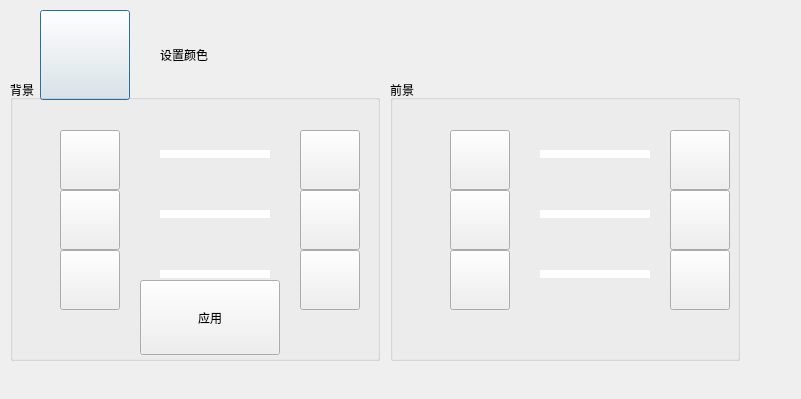
<?xml version="1.0" encoding="UTF-8"?>
<ui version="4.0">
 <class>ColorDlg</class>
 <widget class="QDialog" name="ColorDlg">
  <property name="geometry">
   <rect>
    <x>0</x>
    <y>0</y>
    <width>801</width>
    <height>399</height>
   </rect>
  </property>
  <property name="windowTitle">
   <string>添加背景</string>
  </property>
  <widget class="CButton" name="btnReturn">
   <property name="geometry">
    <rect>
     <x>40</x>
     <y>10</y>
     <width>90</width>
     <height>90</height>
    </rect>
   </property>
   <property name="autoFillBackground">
    <bool>false</bool>
   </property>
   <property name="styleSheet">
    <string notr="true">border-image: url(:/img/btnReturn.png);</string>
   </property>
   <property name="text">
    <string/>
   </property>
   <property name="iconSize">
    <size>
     <width>100</width>
     <height>100</height>
    </size>
   </property>
   <property name="flat">
    <bool>false</bool>
   </property>
  </widget>
  <widget class="CLabel" name="labelTitle">
   <property name="geometry">
    <rect>
     <x>160</x>
     <y>25</y>
     <width>300</width>
     <height>60</height>
    </rect>
   </property>
   <property name="text">
    <string>设置颜色</string>
   </property>
  </widget>
  <widget class="CGroupFrame" name="groupBkgColor">
   <property name="geometry">
    <rect>
     <x>10</x>
     <y>80</y>
     <width>370</width>
     <height>281</height>
    </rect>
   </property>
   <property name="title">
    <string>背景</string>
   </property>
   <property name="alignment">
    <set>Qt::AlignLeading|Qt::AlignLeft|Qt::AlignTop</set>
   </property>
   <property name="flat">
    <bool>false</bool>
   </property>
   <widget class="CColorBar" name="barBkgRed" native="true">
    <property name="geometry">
     <rect>
      <x>150</x>
      <y>70</y>
      <width>110</width>
      <height>8</height>
     </rect>
    </property>
    <property name="styleSheet">
     <string notr="true">color: rgb(200, 200, 255);
background-color: rgb(255, 255, 255);
border-color: rgb(255, 255, 255);
gridline-color: rgb(255, 255, 255);</string>
    </property>
    <property name="value" stdset="0">
     <number>0</number>
    </property>
    <property name="textVisible" stdset="0">
     <bool>false</bool>
    </property>
    <property name="format" stdset="0">
     <string/>
    </property>
   </widget>
   <widget class="CColorBar" name="barBkgGreen" native="true">
    <property name="geometry">
     <rect>
      <x>150</x>
      <y>130</y>
      <width>110</width>
      <height>8</height>
     </rect>
    </property>
    <property name="styleSheet">
     <string notr="true">color: rgb(200, 200, 255);
background-color: rgb(255, 255, 255);
border-color: rgb(255, 255, 255);
gridline-color: rgb(255, 255, 255);</string>
    </property>
    <property name="value" stdset="0">
     <number>0</number>
    </property>
    <property name="textVisible" stdset="0">
     <bool>false</bool>
    </property>
    <property name="format" stdset="0">
     <string/>
    </property>
   </widget>
   <widget class="CColorBar" name="barBkgBlue" native="true">
    <property name="geometry">
     <rect>
      <x>150</x>
      <y>190</y>
      <width>110</width>
      <height>8</height>
     </rect>
    </property>
    <property name="styleSheet">
     <string notr="true">color: rgb(200, 200, 255);
background-color: rgb(255, 255, 255);
border-color: rgb(255, 255, 255);
gridline-color: rgb(255, 255, 255);</string>
    </property>
    <property name="value" stdset="0">
     <number>0</number>
    </property>
    <property name="textVisible" stdset="0">
     <bool>false</bool>
    </property>
    <property name="format" stdset="0">
     <string/>
    </property>
   </widget>
   <widget class="CButton" name="btnSubBkgRed">
    <property name="geometry">
     <rect>
      <x>50</x>
      <y>50</y>
      <width>60</width>
      <height>60</height>
     </rect>
    </property>
    <property name="autoFillBackground">
     <bool>false</bool>
    </property>
    <property name="styleSheet">
     <string notr="true">border-image: url(:/img/btnSub.png);</string>
    </property>
    <property name="text">
     <string/>
    </property>
    <property name="iconSize">
     <size>
      <width>100</width>
      <height>100</height>
     </size>
    </property>
    <property name="flat">
     <bool>false</bool>
    </property>
   </widget>
   <widget class="CButton" name="btnSubBkgGreen">
    <property name="geometry">
     <rect>
      <x>50</x>
      <y>110</y>
      <width>60</width>
      <height>60</height>
     </rect>
    </property>
    <property name="autoFillBackground">
     <bool>false</bool>
    </property>
    <property name="styleSheet">
     <string notr="true">border-image: url(:/img/btnSub.png);</string>
    </property>
    <property name="text">
     <string/>
    </property>
    <property name="iconSize">
     <size>
      <width>100</width>
      <height>100</height>
     </size>
    </property>
    <property name="flat">
     <bool>false</bool>
    </property>
   </widget>
   <widget class="CButton" name="btnSubBkgBlue">
    <property name="geometry">
     <rect>
      <x>50</x>
      <y>170</y>
      <width>60</width>
      <height>60</height>
     </rect>
    </property>
    <property name="autoFillBackground">
     <bool>false</bool>
    </property>
    <property name="styleSheet">
     <string notr="true">border-image: url(:/img/btnSub.png);</string>
    </property>
    <property name="text">
     <string/>
    </property>
    <property name="iconSize">
     <size>
      <width>100</width>
      <height>100</height>
     </size>
    </property>
    <property name="flat">
     <bool>false</bool>
    </property>
   </widget>
   <widget class="CButton" name="btnAddBkgGreen">
    <property name="geometry">
     <rect>
      <x>290</x>
      <y>110</y>
      <width>60</width>
      <height>60</height>
     </rect>
    </property>
    <property name="autoFillBackground">
     <bool>false</bool>
    </property>
    <property name="styleSheet">
     <string notr="true">border-image: url(:/img/btnAdd.png);</string>
    </property>
    <property name="text">
     <string/>
    </property>
    <property name="iconSize">
     <size>
      <width>100</width>
      <height>100</height>
     </size>
    </property>
    <property name="flat">
     <bool>false</bool>
    </property>
   </widget>
   <widget class="CButton" name="btnAddBkgBlue">
    <property name="geometry">
     <rect>
      <x>290</x>
      <y>170</y>
      <width>60</width>
      <height>60</height>
     </rect>
    </property>
    <property name="autoFillBackground">
     <bool>false</bool>
    </property>
    <property name="styleSheet">
     <string notr="true">border-image: url(:/img/btnAdd.png);</string>
    </property>
    <property name="text">
     <string/>
    </property>
    <property name="iconSize">
     <size>
      <width>100</width>
      <height>100</height>
     </size>
    </property>
    <property name="flat">
     <bool>false</bool>
    </property>
   </widget>
   <widget class="CButton" name="btnAddBkgRed">
    <property name="geometry">
     <rect>
      <x>290</x>
      <y>50</y>
      <width>60</width>
      <height>60</height>
     </rect>
    </property>
    <property name="autoFillBackground">
     <bool>false</bool>
    </property>
    <property name="styleSheet">
     <string notr="true">border-image: url(:/img/btnAdd.png);</string>
    </property>
    <property name="text">
     <string/>
    </property>
    <property name="iconSize">
     <size>
      <width>100</width>
      <height>100</height>
     </size>
    </property>
    <property name="flat">
     <bool>false</bool>
    </property>
   </widget>
   <widget class="CButton" name="btnApplyBkgColor">
    <property name="geometry">
     <rect>
      <x>130</x>
      <y>200</y>
      <width>140</width>
      <height>75</height>
     </rect>
    </property>
    <property name="autoFillBackground">
     <bool>false</bool>
    </property>
    <property name="styleSheet">
     <string notr="true"/>
    </property>
    <property name="text">
     <string>应用</string>
    </property>
    <property name="iconSize">
     <size>
      <width>100</width>
      <height>100</height>
     </size>
    </property>
    <property name="checkable">
     <bool>false</bool>
    </property>
    <property name="flat">
     <bool>false</bool>
    </property>
   </widget>
  </widget>
  <widget class="CGroupFrame" name="groupFontColor">
   <property name="geometry">
    <rect>
     <x>390</x>
     <y>80</y>
     <width>350</width>
     <height>281</height>
    </rect>
   </property>
   <property name="title">
    <string>前景</string>
   </property>
   <property name="alignment">
    <set>Qt::AlignLeading|Qt::AlignLeft|Qt::AlignTop</set>
   </property>
   <property name="flat">
    <bool>false</bool>
   </property>
   <widget class="CColorBar" name="barFontBlue" native="true">
    <property name="geometry">
     <rect>
      <x>150</x>
      <y>190</y>
      <width>110</width>
      <height>8</height>
     </rect>
    </property>
    <property name="styleSheet">
     <string notr="true">color: rgb(200, 200, 255);
background-color: rgb(255, 255, 255);
border-color: rgb(255, 255, 255);
gridline-color: rgb(255, 255, 255);</string>
    </property>
    <property name="value" stdset="0">
     <number>0</number>
    </property>
    <property name="textVisible" stdset="0">
     <bool>false</bool>
    </property>
    <property name="format" stdset="0">
     <string/>
    </property>
   </widget>
   <widget class="CColorBar" name="barFontGreen" native="true">
    <property name="geometry">
     <rect>
      <x>150</x>
      <y>130</y>
      <width>110</width>
      <height>8</height>
     </rect>
    </property>
    <property name="styleSheet">
     <string notr="true">color: rgb(200, 200, 255);
background-color: rgb(255, 255, 255);
border-color: rgb(255, 255, 255);
gridline-color: rgb(255, 255, 255);</string>
    </property>
    <property name="value" stdset="0">
     <number>0</number>
    </property>
    <property name="textVisible" stdset="0">
     <bool>false</bool>
    </property>
    <property name="format" stdset="0">
     <string/>
    </property>
   </widget>
   <widget class="CColorBar" name="barFontRed" native="true">
    <property name="geometry">
     <rect>
      <x>150</x>
      <y>70</y>
      <width>110</width>
      <height>8</height>
     </rect>
    </property>
    <property name="styleSheet">
     <string notr="true">color: rgb(200, 200, 255);
background-color: rgb(255, 255, 255);
border-color: rgb(255, 255, 255);
gridline-color: rgb(255, 255, 255);</string>
    </property>
    <property name="value" stdset="0">
     <number>0</number>
    </property>
    <property name="textVisible" stdset="0">
     <bool>false</bool>
    </property>
    <property name="format" stdset="0">
     <string/>
    </property>
   </widget>
   <widget class="CButton" name="btnSubFontBlue">
    <property name="geometry">
     <rect>
      <x>60</x>
      <y>170</y>
      <width>60</width>
      <height>60</height>
     </rect>
    </property>
    <property name="autoFillBackground">
     <bool>false</bool>
    </property>
    <property name="styleSheet">
     <string notr="true">border-image: url(:/img/btnSub.png);</string>
    </property>
    <property name="text">
     <string/>
    </property>
    <property name="iconSize">
     <size>
      <width>100</width>
      <height>100</height>
     </size>
    </property>
    <property name="flat">
     <bool>false</bool>
    </property>
   </widget>
   <widget class="CButton" name="btnSubFontGreen">
    <property name="geometry">
     <rect>
      <x>60</x>
      <y>110</y>
      <width>60</width>
      <height>60</height>
     </rect>
    </property>
    <property name="autoFillBackground">
     <bool>false</bool>
    </property>
    <property name="styleSheet">
     <string notr="true">border-image: url(:/img/btnSub.png);</string>
    </property>
    <property name="text">
     <string/>
    </property>
    <property name="iconSize">
     <size>
      <width>100</width>
      <height>100</height>
     </size>
    </property>
    <property name="flat">
     <bool>false</bool>
    </property>
   </widget>
   <widget class="CButton" name="btnSubFontRed">
    <property name="geometry">
     <rect>
      <x>60</x>
      <y>50</y>
      <width>60</width>
      <height>60</height>
     </rect>
    </property>
    <property name="autoFillBackground">
     <bool>false</bool>
    </property>
    <property name="styleSheet">
     <string notr="true">border-image: url(:/img/btnSub.png);</string>
    </property>
    <property name="text">
     <string/>
    </property>
    <property name="iconSize">
     <size>
      <width>100</width>
      <height>100</height>
     </size>
    </property>
    <property name="flat">
     <bool>false</bool>
    </property>
   </widget>
   <widget class="CButton" name="btnAddFontBlue">
    <property name="geometry">
     <rect>
      <x>280</x>
      <y>170</y>
      <width>60</width>
      <height>60</height>
     </rect>
    </property>
    <property name="autoFillBackground">
     <bool>false</bool>
    </property>
    <property name="styleSheet">
     <string notr="true">border-image: url(:/img/btnAdd.png);</string>
    </property>
    <property name="text">
     <string/>
    </property>
    <property name="iconSize">
     <size>
      <width>100</width>
      <height>100</height>
     </size>
    </property>
    <property name="flat">
     <bool>false</bool>
    </property>
   </widget>
   <widget class="CButton" name="btnAddFontGreen">
    <property name="geometry">
     <rect>
      <x>280</x>
      <y>110</y>
      <width>60</width>
      <height>60</height>
     </rect>
    </property>
    <property name="autoFillBackground">
     <bool>false</bool>
    </property>
    <property name="styleSheet">
     <string notr="true">border-image: url(:/img/btnAdd.png);</string>
    </property>
    <property name="text">
     <string/>
    </property>
    <property name="iconSize">
     <size>
      <width>100</width>
      <height>100</height>
     </size>
    </property>
    <property name="flat">
     <bool>false</bool>
    </property>
   </widget>
   <widget class="CButton" name="btnAddFontRed">
    <property name="geometry">
     <rect>
      <x>280</x>
      <y>50</y>
      <width>60</width>
      <height>60</height>
     </rect>
    </property>
    <property name="autoFillBackground">
     <bool>false</bool>
    </property>
    <property name="styleSheet">
     <string notr="true">border-image: url(:/img/btnAdd.png);</string>
    </property>
    <property name="text">
     <string/>
    </property>
    <property name="iconSize">
     <size>
      <width>100</width>
      <height>100</height>
     </size>
    </property>
    <property name="flat">
     <bool>false</bool>
    </property>
   </widget>
  </widget>
 </widget>
 <customwidgets>
  <customwidget>
   <class>CLabel</class>
   <extends>QLabel</extends>
   <header location="global">label.h</header>
  </customwidget>
  <customwidget>
   <class>CButton</class>
   <extends>QPushButton</extends>
   <header location="global">button.h</header>
  </customwidget>
  <customwidget>
   <class>CColorBar</class>
   <extends>QWidget</extends>
   <header>colorbar.h</header>
   <container>1</container>
  </customwidget>
  <customwidget>
   <class>CGroupFrame</class>
   <extends>QGroupBox</extends>
   <header>groupframe.h</header>
   <container>1</container>
  </customwidget>
 </customwidgets>
 <resources/>
 <connections/>
</ui>
